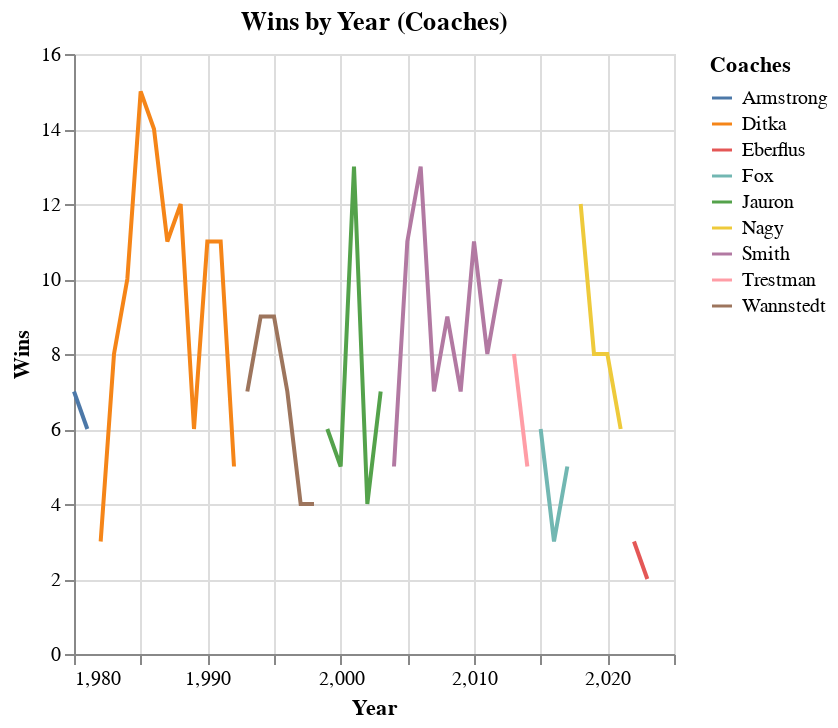

Write notebook code for a chart like this one.
### Code cell
filtered_data_4 = data[(data['Year'] >= 1980) & (data['Year'] <= 2025)]

chart_4 = alt.Chart(filtered_data_4).mark_line().encode(
    x=alt.X('Year:Q', scale=alt.Scale(domain=[1980, 2025]), title="Year"),
    y=alt.Y('W:Q', title="Wins"),
    color='Coaches:N',
    tooltip=["W", "L", "Div. Finish", "Coaches"]
    ).properties(
    title="Wins by Year (Coaches)"
)

chart_4

### Figure 1 — Vega-Lite specification as saved in the notebook (floating-point values rounded to 4 significant figures)
{"config": {"view": {"continuousWidth": 300, "continuousHeight": 300}}, "data": {"name": "data-1c1bbd5b433a0bfe94a175ce24538de1"}, "mark": {"type": "line"}, "encoding": {"color": {"field": "Coaches", "type": "nominal"}, "tooltip": [{"field": "W", "type": "quantitative"}, {"field": "L", "type": "quantitative"}, {"field": "Div. Finish", "type": "nominal"}, {"field": "Coaches", "type": "nominal"}], "x": {"field": "Year", "scale": {"domain": [1980, 2025]}, "title": "Year", "type": "quantitative"}, "y": {"field": "W", "title": "Wins", "type": "quantitative"}}, "title": "Wins by Year (Coaches)", "$schema": "https://vega.github.io/schema/vega-lite/v5.15.1.json", "datasets": {"data-1c1bbd5b433a0bfe94a175ce24538de1": [{"Year": 2023, "Lg": "NFL", "Tm": "Chicago Bears", "W": 2, "L": 6, "T": 0, "Div. Finish": "4th of 4", "Playoffs": null, "PF": 171, "PA": 218, "PD": -47, "Coaches": "Eberflus", "AV": null, "Passer": "Fields", "Rusher": "Herbert", "Receiver": "Moore", "Pts_Off": 17, "Yds_Off": 19, "Pts_Def": 28, "Yds_Def": 23, "T/G": 25, "Pts±": 25, "Yds±": 18, "out of": 32, "MoV": -5.9, "SoS": -3.9, "SRS": -9.8, "OSRS": -1.6, "DSRS": -8.2}, {"Year": 2022, "Lg": "NFL", "Tm": "Chicago Bears", "W": 3, "L": 14, "T": 0, "Div. Finish": "4th of 4", "Playoffs": null, "PF": 326, "PA": 463, "PD": -137, "Coaches": "Eberflus", "AV": "Fields", "Passer": "Fields", "Rusher": "Fields", "Receiver": "Kmet", "Pts_Off": 23, "Yds_Off": 28, "Pts_Def": 32, "Yds_Def": 29, "T/G": 20, "Pts±": 31, "Yds±": 31, "out of": 32, "MoV": -8.1, "SoS": 1.6, "SRS": -6.4, "OSRS": -2.5, "DSRS": -4.0}, {"Year": 2021, "Lg": "NFL", "Tm": "Chicago Bears", "W": 6, "L": 11, "T": 0, "Div. Finish": "3rd of 4", "Playoffs": null, "PF": 311, "PA": 407, "PD": -96, "Coaches": "Nagy", "AV": "Smith", "Passer": "Fields", "Rusher": "Montgomery", "Receiver": "Mooney", "Pts_Off": 27, "Yds_Off": 24, "Pts_Def": 22, "Yds_Def": 6, "T/G": 29, "Pts±": 24, "Yds±": 20, "out of": 32, "MoV": -5.6, "SoS": 0.5, "SRS": -5.2, "OSRS": -4.9, "DSRS": -0.3}, {"Year": 2020, "Lg": "NFL", "Tm": "Chicago Bears*", "W": 8, "L": 8, "T": 0, "Div. Finish": "2nd of 4", "Playoffs": "Lost WC", "PF": 372, "PA": 370, "PD": 2, "Coaches": "Nagy", "AV": "Smith", "Passer": "Trubisky", "Rusher": "Montgomery", "Receiver": "Robinson", "Pts_Off": 22, "Yds_Off": 26, "Pts_Def": 14, "Yds_Def": 11, "T/G": 23, "Pts±": 15, "Yds±": 20, "out of": 32, "MoV": 0.1, "SoS": 0.1, "SRS": 0.2, "OSRS": -2.2, "DSRS": 2.4}, {"Year": 2019, "Lg": "NFL", "Tm": "Chicago Bears", "W": 8, "L": 8, "T": 0, "Div. Finish": "3rd of 4", "Playoffs": null, "PF": 280, "PA": 298, "PD": -18, "Coaches": "Nagy", "AV": "Mack", "Passer": "Trubisky", "Rusher": "Montgomery", "Receiver": "Robinson", "Pts_Off": 29, "Yds_Off": 29, "Pts_Def": 4, "Yds_Def": 8, "T/G": 15, "Pts±": 19, "Yds±": 21, "out of": 32, "MoV": -1.1, "SoS": 0.2, "SRS": -0.9, "OSRS": -5.4, "DSRS": 4.5}, {"Year": 2018, "Lg": "NFL", "Tm": "Chicago Bears*", "W": 12, "L": 4, "T": 0, "Div. Finish": "1st of 4", "Playoffs": "Lost WC", "PF": 421, "PA": 283, "PD": 138, "Coaches": "Nagy", "AV": "Mack", "Passer": "Trubisky", "Rusher": "Howard", "Receiver": "Robinson", "Pts_Off": 9, "Yds_Off": 21, "Pts_Def": 1, "Yds_Def": 3, "T/G": 3, "Pts±": 4, "Yds±": 5, "out of": 32, "MoV": 8.6, "SoS": -2.3, "SRS": 6.3, "OSRS": 1.5, "DSRS": 4.8}, {"Year": 2017, "Lg": "NFL", "Tm": "Chicago Bears", "W": 5, "L": 11, "T": 0, "Div. Finish": "4th of 4", "Playoffs": null, "PF": 264, "PA": 320, "PD": -56, "Coaches": "Fox", "AV": "Hicks", "Passer": "Trubisky", "Rusher": "Howard", "Receiver": "Wright", "Pts_Off": 29, "Yds_Off": 30, "Pts_Def": 9, "Yds_Def": 10, "T/G": 15, "Pts±": 20, "Yds±": 26, "out of": 32, "MoV": -3.5, "SoS": 2.2, "SRS": -1.3, "OSRS": -4.6, "DSRS": 3.3}, {"Year": 2016, "Lg": "NFL", "Tm": "Chicago Bears", "W": 3, "L": 13, "T": 0, "Div. Finish": "4th of 4", "Playoffs": null, "PF": 279, "PA": 399, "PD": -120, "Coaches": "Fox", "AV": "Howard", "Passer": "Barkley", "Rusher": "Howard", "Receiver": "Meredith", "Pts_Off": 28, "Yds_Off": 15, "Pts_Def": 24, "Yds_Def": 15, "T/G": 31, "Pts±": 28, "Yds±": 12, "out of": 32, "MoV": -7.5, "SoS": 0.0, "SRS": -7.5, "OSRS": -5.2, "DSRS": -2.3}, {"Year": 2015, "Lg": "NFL", "Tm": "Chicago Bears", "W": 6, "L": 10, "T": 0, "Div. Finish": "4th of 4", "Playoffs": null, "PF": 335, "PA": 397, "PD": -62, "Coaches": "Fox", "AV": "Cutler", "Passer": "Cutler", "Rusher": "Forte", "Receiver": "Jeffery", "Pts_Off": 23, "Yds_Off": 21, "Pts_Def": 20, "Yds_Def": 14, "T/G": 19, "Pts±": 21, "Yds±": 16, "out of": 32, "MoV": -3.9, "SoS": 2.6, "SRS": -1.3, "OSRS": -0.1, "DSRS": -1.2}, {"Year": 2014, "Lg": "NFL", "Tm": "Chicago Bears", "W": 5, "L": 11, "T": 0, "Div. Finish": "4th of 4", "Playoffs": null, "PF": 319, "PA": 442, "PD": -123, "Coaches": "Trestman", "AV": "Forte", "Passer": "Cutler", "Rusher": "Forte", "Receiver": "Jeffery", "Pts_Off": 23, "Yds_Off": 21, "Pts_Def": 31, "Yds_Def": 30, "T/G": 22, "Pts±": 27, "Yds±": 28, "out of": 32, "MoV": -7.7, "SoS": 1.0, "SRS": -6.7, "OSRS": -2.0, "DSRS": -4.7}, {"Year": 2013, "Lg": "NFL", "Tm": "Chicago Bears", "W": 8, "L": 8, "T": 0, "Div. Finish": "2nd of 4", "Playoffs": null, "PF": 445, "PA": 478, "PD": -33, "Coaches": "Trestman", "AV": "Forte", "Passer": "Cutler", "Rusher": "Forte", "Receiver": "Jeffery", "Pts_Off": 2, "Yds_Off": 8, "Pts_Def": 30, "Yds_Def": 30, "T/G": 11, "Pts±": 21, "Yds±": 19, "out of": 32, "MoV": -2.1, "SoS": -2.1, "SRS": -4.1, "OSRS": 3.0, "DSRS": -7.1}, {"Year": 2012, "Lg": "NFL", "Tm": "Chicago Bears", "W": 10, "L": 6, "T": 0, "Div. Finish": "3rd of 4", "Playoffs": null, "PF": 375, "PA": 277, "PD": 98, "Coaches": "Smith", "AV": "Tillman", "Passer": "Cutler", "Rusher": "Forte", "Receiver": "Marshall", "Pts_Off": 16, "Yds_Off": 28, "Pts_Def": 3, "Yds_Def": 5, "T/G": 2, "Pts±": 6, "Yds±": 16, "out of": 32, "MoV": 6.1, "SoS": 0.8, "SRS": 6.9, "OSRS": 1.0, "DSRS": 6.0}, {"Year": 2011, "Lg": "NFL", "Tm": "Chicago Bears", "W": 8, "L": 8, "T": 0, "Div. Finish": "3rd of 4", "Playoffs": null, "PF": 353, "PA": 341, "PD": 12, "Coaches": "Smith", "AV": "Peppers", "Passer": "Cutler", "Rusher": "Forte", "Receiver": "Knox", "Pts_Off": 17, "Yds_Off": 24, "Pts_Def": 14, "Yds_Def": 17, "T/G": 11, "Pts±": 16, "Yds±": 26, "out of": 32, "MoV": 0.8, "SoS": 0.9, "SRS": 1.7, "OSRS": -1.5, "DSRS": 3.1}, {"Year": 2010, "Lg": "NFL", "Tm": "Chicago Bears*", "W": 11, "L": 5, "T": 0, "Div. Finish": "1st of 4", "Playoffs": "Lost Conf", "PF": 334, "PA": 286, "PD": 48, "Coaches": "Smith", "AV": "Peppers", "Passer": "Cutler", "Rusher": "Forte", "Receiver": "Knox", "Pts_Off": 21, "Yds_Off": 30, "Pts_Def": 4, "Yds_Def": 9, "T/G": 11, "Pts±": 10, "Yds±": 22, "out of": 32, "MoV": 3.0, "SoS": 1.1, "SRS": 4.1, "OSRS": -0.6, "DSRS": 4.7}, {"Year": 2009, "Lg": "NFL", "Tm": "Chicago Bears", "W": 7, "L": 9, "T": 0, "Div. Finish": "3rd of 4", "Playoffs": null, "PF": 327, "PA": 375, "PD": -48, "Coaches": "Smith", "AV": "Cutler", "Passer": "Cutler", "Rusher": "Forte", "Receiver": "Hester", "Pts_Off": 19, "Yds_Off": 23, "Pts_Def": 21, "Yds_Def": 17, "T/G": 23, "Pts±": 21, "Yds±": 23, "out of": 32, "MoV": -3.0, "SoS": -0.9, "SRS": -3.9, "OSRS": -1.9, "DSRS": -2.0}, {"Year": 2008, "Lg": "NFL", "Tm": "Chicago Bears", "W": 9, "L": 7, "T": 0, "Div. Finish": "2nd of 4", "Playoffs": null, "PF": 375, "PA": 350, "PD": 25, "Coaches": "Smith", "AV": "Briggs", "Passer": "Orton", "Rusher": "Forte", "Receiver": "Hester", "Pts_Off": 14, "Yds_Off": 26, "Pts_Def": 16, "Yds_Def": 21, "T/G": 8, "Pts±": 17, "Yds±": 25, "out of": 32, "MoV": 1.6, "SoS": 0.5, "SRS": 2.1, "OSRS": 1.1, "DSRS": 1.0}, {"Year": 2007, "Lg": "NFL", "Tm": "Chicago Bears", "W": 7, "L": 9, "T": 0, "Div. Finish": "4th of 4", "Playoffs": null, "PF": 334, "PA": 348, "PD": -14, "Coaches": "Smith", "AV": "Urlacher", "Passer": "Griese", "Rusher": "Benson", "Receiver": "Berrian", "Pts_Off": 18, "Yds_Off": 27, "Pts_Def": 16, "Yds_Def": 28, "T/G": 17, "Pts±": 20, "Yds±": 30, "out of": 32, "MoV": -0.9, "SoS": 2.1, "SRS": 1.2, "OSRS": -0.2, "DSRS": 1.4}, {"Year": 2006, "Lg": "NFL", "Tm": "Chicago Bears*", "W": 13, "L": 3, "T": 0, "Div. Finish": "1st of 4", "Playoffs": "Lost SB", "PF": 427, "PA": 255, "PD": 172, "Coaches": "Smith", "AV": "Urlacher", "Passer": "Grossman", "Rusher": "Jones", "Receiver": "Muhammad", "Pts_Off": 2, "Yds_Off": 15, "Pts_Def": 3, "Yds_Def": 5, "T/G": 4, "Pts±": 2, "Yds±": 10, "out of": 32, "MoV": 10.8, "SoS": -2.9, "SRS": 7.9, "OSRS": 4.9, "DSRS": 3.0}, {"Year": 2005, "Lg": "NFL", "Tm": "Chicago Bears*", "W": 11, "L": 5, "T": 0, "Div. Finish": "1st of 4", "Playoffs": "Lost Div", "PF": 260, "PA": 202, "PD": 58, "Coaches": "Smith", "AV": "Briggs", "Passer": "Orton", "Rusher": "Jones", "Receiver": "Muhammad", "Pts_Off": 26, "Yds_Off": 29, "Pts_Def": 1, "Yds_Def": 2, "T/G": 11, "Pts±": 12, "Yds±": 25, "out of": 32, "MoV": 3.6, "SoS": -2.2, "SRS": 1.4, "OSRS": -5.2, "DSRS": 6.6}, {"Year": 2004, "Lg": "NFL", "Tm": "Chicago Bears", "W": 5, "L": 11, "T": 0, "Div. Finish": "4th of 4", "Playoffs": null, "PF": 231, "PA": 331, "PD": -100, "Coaches": "Smith", "AV": "Briggs", "Passer": "Hutchinson", "Rusher": "Jones", "Receiver": "Terrell", "Pts_Off": 32, "Yds_Off": 32, "Pts_Def": 13, "Yds_Def": 21, "T/G": 23, "Pts±": 28, "Yds±": 32, "out of": 32, "MoV": -6.3, "SoS": -2.0, "SRS": -8.2, "OSRS": -8.5, "DSRS": 0.3}, {"Year": 2003, "Lg": "NFL", "Tm": "Chicago Bears", "W": 7, "L": 9, "T": 0, "Div. Finish": "3rd of 4", "Playoffs": null, "PF": 283, "PA": 346, "PD": -63, "Coaches": "Jauron", "AV": "Azumah", "Passer": "Stewart", "Rusher": "Thomas", "Receiver": "Booker", "Pts_Off": 23, "Yds_Off": 28, "Pts_Def": 22, "Yds_Def": 14, "T/G": 27, "Pts±": 23, "Yds±": 26, "out of": 32, "MoV": -3.9, "SoS": 0.4, "SRS": -3.5, "OSRS": -4.2, "DSRS": 0.7}, {"Year": 2002, "Lg": "NFL", "Tm": "Chicago Bears", "W": 4, "L": 12, "T": 0, "Div. Finish": "3rd of 4", "Playoffs": null, "PF": 281, "PA": 379, "PD": -98, "Coaches": "Jauron", "AV": "Urlacher", "Passer": "Miller", "Rusher": "Thomas", "Receiver": "Booker", "Pts_Off": 27, "Yds_Off": 29, "Pts_Def": 25, "Yds_Def": 25, "T/G": 23, "Pts±": 27, "Yds±": 29, "out of": 32, "MoV": -6.1, "SoS": 0.9, "SRS": -5.3, "OSRS": -4.4, "DSRS": -0.9}, {"Year": 2001, "Lg": "NFL", "Tm": "Chicago Bears*", "W": 13, "L": 3, "T": 0, "Div. Finish": "1st of 5", "Playoffs": "Lost Div", "PF": 338, "PA": 203, "PD": 135, "Coaches": "Jauron", "AV": "Urlacher", "Passer": "Miller", "Rusher": "Thomas", "Receiver": "Booker", "Pts_Off": 11, "Yds_Off": 26, "Pts_Def": 1, "Yds_Def": 15, "T/G": 4, "Pts±": 3, "Yds±": 21, "out of": 31, "MoV": 8.4, "SoS": -0.5, "SRS": 7.9, "OSRS": 0.9, "DSRS": 7.1}, {"Year": 2000, "Lg": "NFL", "Tm": "Chicago Bears", "W": 5, "L": 11, "T": 0, "Div. Finish": "5th of 5", "Playoffs": null, "PF": 216, "PA": 355, "PD": -139, "Coaches": "Jauron", "AV": "Urlacher", "Passer": "McNown", "Rusher": "Allen", "Receiver": "Robinson", "Pts_Off": 28, "Yds_Off": 23, "Pts_Def": 20, "Yds_Def": 16, "T/G": 23, "Pts±": 26, "Yds±": 23, "out of": 31, "MoV": -8.7, "SoS": 2.4, "SRS": -6.3, "OSRS": -6.4, "DSRS": 0.1}, {"Year": 1999, "Lg": "NFL", "Tm": "Chicago Bears", "W": 6, "L": 10, "T": 0, "Div. Finish": "5th of 5", "Playoffs": null, "PF": 272, "PA": 341, "PD": -69, "Coaches": "Jauron", "AV": "Robinson", "Passer": "Matthews", "Rusher": "Enis", "Receiver": "Robinson", "Pts_Off": 25, "Yds_Off": 8, "Pts_Def": 20, "Yds_Def": 29, "T/G": 17, "Pts±": 24, "Yds±": 20, "out of": 31, "MoV": -4.3, "SoS": 2.3, "SRS": -2.0, "OSRS": -3.0, "DSRS": 1.0}, {"Year": 1998, "Lg": "NFL", "Tm": "Chicago Bears", "W": 4, "L": 12, "T": 0, "Div. Finish": "5th of 5", "Playoffs": null, "PF": 276, "PA": 368, "PD": -92, "Coaches": "Wannstedt", "AV": "Engram", "Passer": "Kramer", "Rusher": "Bennett", "Receiver": "Engram", "Pts_Off": 25, "Yds_Off": 21, "Pts_Def": 23, "Yds_Def": 14, "T/G": 22, "Pts±": 24, "Yds±": 18, "out of": 30, "MoV": -5.8, "SoS": 2.0, "SRS": -3.7, "OSRS": -3.4, "DSRS": -0.3}, {"Year": 1997, "Lg": "NFL", "Tm": "Chicago Bears", "W": 4, "L": 12, "T": 0, "Div. Finish": "5th of 5", "Playoffs": null, "PF": 263, "PA": 421, "PD": -158, "Coaches": "Wannstedt", "AV": "Minter", "Passer": "Kramer", "Rusher": "Harris", "Receiver": "Proehl", "Pts_Off": 28, "Yds_Off": 17, "Pts_Def": 29, "Yds_Def": 12, "T/G": 26, "Pts±": 29, "Yds±": 11, "out of": 30, "MoV": -9.9, "SoS": 1.4, "SRS": -8.5, "OSRS": -3.1, "DSRS": -5.3}, {"Year": 1996, "Lg": "NFL", "Tm": "Chicago Bears", "W": 7, "L": 9, "T": 0, "Div. Finish": "3rd of 5", "Playoffs": null, "PF": 283, "PA": 305, "PD": -22, "Coaches": "Wannstedt", "AV": "Conway", "Passer": "Krieg", "Rusher": "Harris", "Receiver": "Conway", "Pts_Off": 26, "Yds_Off": 21, "Pts_Def": 12, "Yds_Def": 12, "T/G": 14, "Pts±": 19, "Yds±": 14, "out of": 30, "MoV": -1.4, "SoS": 1.1, "SRS": -0.2, "OSRS": -1.4, "DSRS": 1.2}, {"Year": 1995, "Lg": "NFL", "Tm": "Chicago Bears", "W": 9, "L": 7, "T": 0, "Div. Finish": "3rd of 5", "Playoffs": null, "PF": 392, "PA": 360, "PD": 32, "Coaches": "Wannstedt", "AV": "Kramer", "Passer": "Kramer", "Rusher": "Salaam", "Receiver": "Graham", "Pts_Off": 8, "Yds_Off": 9, "Pts_Def": 22, "Yds_Def": 19, "T/G": 9, "Pts±": 9, "Yds±": 12, "out of": 30, "MoV": 2.0, "SoS": 0.3, "SRS": 2.3, "OSRS": 3.1, "DSRS": -0.8}, {"Year": 1994, "Lg": "NFL", "Tm": "Chicago Bears*", "W": 9, "L": 7, "T": 0, "Div. Finish": "4th of 5", "Playoffs": "Lost Div", "PF": 271, "PA": 307, "PD": -36, "Coaches": "Wannstedt", "AV": "Zorich", "Passer": "Walsh", "Rusher": "Tillman", "Receiver": "Graham", "Pts_Off": 24, "Yds_Off": 23, "Pts_Def": 10, "Yds_Def": 13, "T/G": 20, "Pts±": 18, "Yds±": 15, "out of": 28, "MoV": -2.3, "SoS": 0.3, "SRS": -1.9, "OSRS": -3.2, "DSRS": 1.3}, {"Year": 1993, "Lg": "NFL", "Tm": "Chicago Bears", "W": 7, "L": 9, "T": 0, "Div. Finish": "4th of 5", "Playoffs": null, "PF": 234, "PA": 230, "PD": 4, "Coaches": "Wannstedt", "AV": "Woolford", "Passer": "Harbaugh", "Rusher": "Anderson", "Receiver": "Waddle", "Pts_Off": 24, "Yds_Off": 28, "Pts_Def": 3, "Yds_Def": 4, "T/G": 14, "Pts±": 14, "Yds±": 26, "out of": 28, "MoV": 0.3, "SoS": -0.5, "SRS": -0.2, "OSRS": -4.6, "DSRS": 4.3}, {"Year": 1992, "Lg": "NFL", "Tm": "Chicago Bears", "W": 5, "L": 11, "T": 0, "Div. Finish": "4th of 5", "Playoffs": null, "PF": 295, "PA": 361, "PD": -66, "Coaches": "Ditka", "AV": "Harbaugh", "Passer": "Harbaugh", "Rusher": "Anderson", "Receiver": "Davis", "Pts_Off": 16, "Yds_Off": 8, "Pts_Def": 22, "Yds_Def": 17, "T/G": 19, "Pts±": 18, "Yds±": 13, "out of": 28, "MoV": -4.1, "SoS": 0.6, "SRS": -3.5, "OSRS": -0.2, "DSRS": -3.3}, {"Year": 1991, "Lg": "NFL", "Tm": "Chicago Bears*", "W": 11, "L": 5, "T": 0, "Div. Finish": "2nd of 5", "Playoffs": "Lost WC", "PF": 299, "PA": 269, "PD": 30, "Coaches": "Ditka", "AV": "Singletary", "Passer": "Harbaugh", "Rusher": "Anderson", "Receiver": "Davis", "Pts_Off": 14, "Yds_Off": 11, "Pts_Def": 9, "Yds_Def": 4, "T/G": 19, "Pts±": 11, "Yds±": 7, "out of": 28, "MoV": 1.9, "SoS": -1.0, "SRS": 0.8, "OSRS": -1.2, "DSRS": 2.0}, {"Year": 1990, "Lg": "NFL", "Tm": "Chicago Bears*", "W": 11, "L": 5, "T": 0, "Div. Finish": "1st of 5", "Playoffs": "Lost Div", "PF": 348, "PA": 280, "PD": 68, "Coaches": "Ditka", "AV": "Dent", "Passer": "Harbaugh", "Rusher": "Anderson", "Receiver": "Davis", "Pts_Off": 10, "Yds_Off": 13, "Pts_Def": 9, "Yds_Def": 6, "T/G": 3, "Pts±": 10, "Yds±": 9, "out of": 28, "MoV": 4.3, "SoS": -0.8, "SRS": 3.4, "OSRS": 0.1, "DSRS": 3.3}, {"Year": 1989, "Lg": "NFL", "Tm": "Chicago Bears", "W": 6, "L": 10, "T": 0, "Div. Finish": "4th of 5", "Playoffs": null, "PF": 358, "PA": 377, "PD": -19, "Coaches": "Ditka", "AV": "Hilgenberg", "Passer": "Tomczak", "Rusher": "Anderson", "Receiver": "Morris", "Pts_Off": 10, "Yds_Off": 10, "Pts_Def": 20, "Yds_Def": 25, "T/G": 19, "Pts±": 16, "Yds±": 19, "out of": 28, "MoV": -1.2, "SoS": 1.2, "SRS": 0.0, "OSRS": 1.8, "DSRS": -1.8}, {"Year": 1988, "Lg": "NFL", "Tm": "Chicago Bears*", "W": 12, "L": 4, "T": 0, "Div. Finish": "1st of 5", "Playoffs": "Lost Conf", "PF": 312, "PA": 215, "PD": 97, "Coaches": "Ditka", "AV": "Singletary", "Passer": "McMahon", "Rusher": "Anderson", "Receiver": "McKinnon", "Pts_Off": 18, "Yds_Off": 11, "Pts_Def": 1, "Yds_Def": 2, "T/G": 12, "Pts±": 4, "Yds±": 3, "out of": 28, "MoV": 6.1, "SoS": 0.5, "SRS": 6.6, "OSRS": 0.0, "DSRS": 6.6}, {"Year": 1987, "Lg": "NFL", "Tm": "Chicago Bears*", "W": 11, "L": 4, "T": 0, "Div. Finish": "1st of 5", "Playoffs": "Lost Div", "PF": 356, "PA": 282, "PD": 74, "Coaches": "Ditka", "AV": "McMichael", "Passer": "McMahon", "Rusher": "Anderson", "Receiver": "Gault", "Pts_Off": 9, "Yds_Off": 12, "Pts_Def": 4, "Yds_Def": 2, "T/G": 27, "Pts±": 6, "Yds±": 4, "out of": 28, "MoV": 4.9, "SoS": -1.1, "SRS": 3.8, "OSRS": 1.5, "DSRS": 2.3}, {"Year": 1986, "Lg": "NFL", "Tm": "Chicago Bears*", "W": 14, "L": 2, "T": 0, "Div. Finish": "1st of 5", "Playoffs": "Lost Div", "PF": 352, "PA": 187, "PD": 165, "Coaches": "Ditka", "AV": "Marshall", "Passer": "Tomczak", "Rusher": "Payton", "Receiver": "Gault", "Pts_Off": 13, "Yds_Off": 7, "Pts_Def": 1, "Yds_Def": 1, "T/G": 14, "Pts±": 1, "Yds±": 1, "out of": 28, "MoV": 10.3, "SoS": -2.7, "SRS": 7.6, "OSRS": -0.1, "DSRS": 7.7}, {"Year": 1985, "Lg": "NFL", "Tm": "Chicago Bears*", "W": 15, "L": 1, "T": 0, "Div. Finish": "1st of 5", "Playoffs": "Won SB", "PF": 456, "PA": 198, "PD": 258, "Coaches": "Ditka", "AV": "Dent", "Passer": "McMahon", "Rusher": "Payton", "Receiver": "Gault", "Pts_Off": 2, "Yds_Off": 7, "Pts_Def": 1, "Yds_Def": 1, "T/G": 1, "Pts±": 1, "Yds±": 1, "out of": 28, "MoV": 16.1, "SoS": -0.2, "SRS": 15.9, "OSRS": 6.5, "DSRS": 9.4}, {"Year": 1984, "Lg": "NFL", "Tm": "Chicago Bears*", "W": 10, "L": 6, "T": 0, "Div. Finish": "1st of 5", "Playoffs": "Lost Conf", "PF": 325, "PA": 248, "PD": 77, "Coaches": "Ditka", "AV": "Hampton", "Passer": "McMahon", "Rusher": "Payton", "Receiver": "Gault", "Pts_Off": 16, "Yds_Off": 7, "Pts_Def": 3, "Yds_Def": 1, "T/G": 10, "Pts±": 9, "Yds±": 1, "out of": 28, "MoV": 4.8, "SoS": -0.1, "SRS": 4.7, "OSRS": -1.7, "DSRS": 6.4}, {"Year": 1983, "Lg": "NFL", "Tm": "Chicago Bears", "W": 8, "L": 8, "T": 0, "Div. Finish": "3rd of 5", "Playoffs": null, "PF": 311, "PA": 301, "PD": 10, "Coaches": "Ditka", "AV": "Singletary", "Passer": "McMahon", "Rusher": "Payton", "Receiver": "Gault", "Pts_Off": 20, "Yds_Off": 6, "Pts_Def": 5, "Yds_Def": 8, "T/G": 12, "Pts±": 12, "Yds±": 5, "out of": 28, "MoV": 0.6, "SoS": -1.7, "SRS": -1.1, "OSRS": -2.5, "DSRS": 1.5}, {"Year": 1982, "Lg": "NFL", "Tm": "Chicago Bears", "W": 3, "L": 6, "T": 0, "Div. Finish": "5th of 5", "Playoffs": null, "PF": 141, "PA": 174, "PD": -33, "Coaches": "Ditka", "AV": "Hampton", "Passer": "McMahon", "Rusher": "Payton", "Receiver": "Moorehead", "Pts_Off": 22, "Yds_Off": 26, "Pts_Def": 13, "Yds_Def": 16, "T/G": 13, "Pts±": 22, "Yds±": 25, "out of": 28, "MoV": -3.7, "SoS": -1.7, "SRS": -5.4, "OSRS": -4.2, "DSRS": -1.2}, {"Year": 1981, "Lg": "NFL", "Tm": "Chicago Bears", "W": 6, "L": 10, "T": 0, "Div. Finish": "5th of 5", "Playoffs": null, "PF": 253, "PA": 324, "PD": -71, "Coaches": "Armstrong", "AV": "Fencik", "Passer": "Evans", "Rusher": "Payton", "Receiver": "Margerum", "Pts_Off": 27, "Yds_Off": 26, "Pts_Def": 14, "Yds_Def": 19, "T/G": 15, "Pts±": 23, "Yds±": 25, "out of": 28, "MoV": -4.4, "SoS": 1.6, "SRS": -2.9, "OSRS": -4.4, "DSRS": 1.5}, {"Year": 1980, "Lg": "NFL", "Tm": "Chicago Bears", "W": 7, "L": 9, "T": 0, "Div. Finish": "3rd of 5", "Playoffs": null, "PF": 304, "PA": 264, "PD": 40, "Coaches": "Armstrong", "AV": "Payton", "Passer": "Evans", "Rusher": "Payton", "Receiver": "Scott", "Pts_Off": 17, "Yds_Off": 24, "Pts_Def": 4, "Yds_Def": 10, "T/G": 21, "Pts±": 12, "Yds±": 15, "out of": 28, "MoV": 2.5, "SoS": -1.1, "SRS": 1.4, "OSRS": -1.2, "DSRS": 2.6}]}}
